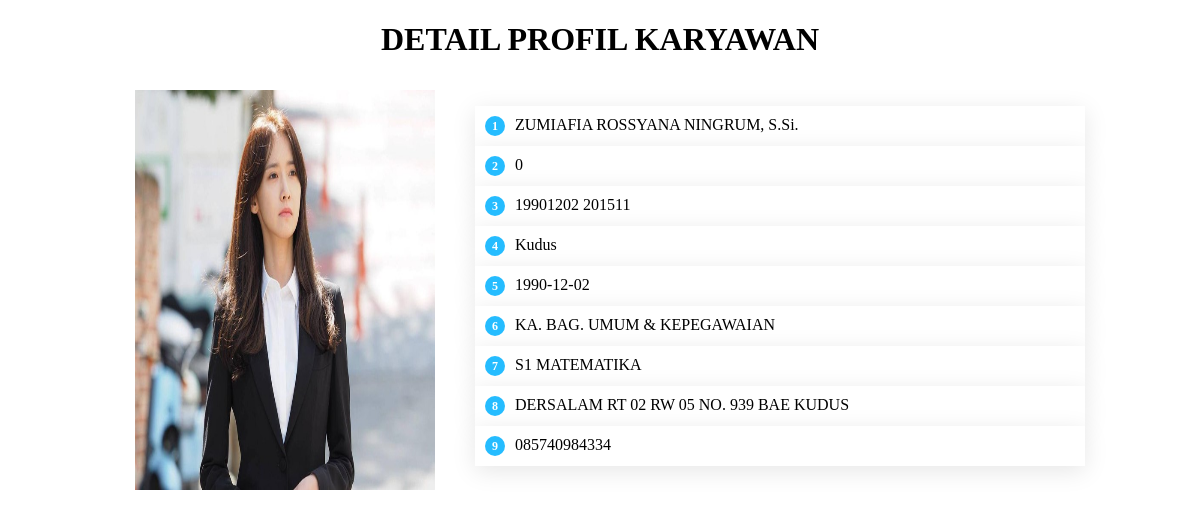
Screenshot of /detail_karyawan.php?id=12 with the database file from the repository.
### tables this page shows
CREATE TABLE IF NOT EXISTS `tb_karyawan` (
`id` int(255) NOT NULL,
  `nama` varchar(255) NOT NULL,
  `nidn` varchar(255) NOT NULL,
  `nik` varchar(255) NOT NULL,
  `tempat_lahir` varchar(255) NOT NULL,
  `tanggal_lahir` date NOT NULL,
  `jabatan` varchar(255) NOT NULL,
  `pendidikan` varchar(255) NOT NULL,
  `alamat` varchar(255) NOT NULL,
  `nomor_telp` varchar(255) NOT NULL,
  `img` varchar(255) DEFAULT NULL
);

### fpegawai.php (called while the page is built, shortened)
<?php
$conn = mysqli_connect("localhost", "root", "", "bau");
function query($query)
{
    global $conn;
    $result = mysqli_query($conn, $query);
    $rows = array();
    while ($row = mysqli_fetch_assoc($result)) {
        $rows[] = $row;
    }
    return $rows;
}

### detail_karyawan.php (the view, shortened to what this page needs)
<?php
require 'fpegawai.php';
$id = $_GET["id"];
$value = query("SELECT * FROM tb_karyawan WHERE id=$id");
?>
<!DOCTYPE html>
<html lang="en">
<head>
    <link rel="stylesheet" href="dk.css">
</head>
<body>
    <h1 style="text-align: center;">DETAIL PROFIL KARYAWAN</h1>
    <div class="container">
        <div class="left">
            <img src="imgkaryawan/<?= $value[0]["img"] ?>" alt="<?php echo $value[0]["img"] ?>" width="300" height="400">
        </div>
        <div class="right">
            <ul style="position: relative;
background: #fff;">
                <div id="li">
                    <li> <span>1</span><?php echo $value[0]["nama"] ?> </li>
                    <li> <span>2</span><?php echo $value[0]["nidn"] ?> </li>
                    <li> <span>3</span><?php echo $value[0]["nik"] ?> </li>
                    <li> <span>4</span><?php echo $value[0]["tempat_lahir"] ?> </li>
                    <li> <span>5</span><?php echo $value[0]["tanggal_lahir"] ?> </li>
                    <li> <span>6</span><?php echo $value[0]["jabatan"] ?> </li>
                    <li> <span>7</span><?php echo $value[0]["pendidikan"] ?> </li>
                    <li> <span>8</span><?php echo $value[0]["alamat"] ?></li>
                    <li> <span>9</span><?php echo $value[0]["nomor_telp"] ?> </li>
                </div>
            </ul>
        </div>
    </div>
</body>
</html>

### dk.css (style rules this page uses)
.container { width: 950px; box-sizing: border-box; display: grid; grid-template-areas: "gambar detail" "gambar detail"; grid-template-columns: 1fr 12fr; margin: auto; padding: 10px; }
.right { grid-area: detail; line-height: normal; word-wrap: break-word; text-align: justify; }
ul li { list-style: none; padding: 10px; width: 100%; background: #fff; box-shadow: 0 5px 25px rgba(0, 0, 0, .1); transition: transform 0.5s; }
ul li span { width: 20px; height: 20px; text-align: center; line-height: 20px; background: #25bcff; color: #fff; display: inline-block; border-radius:50% ; margin-right: 10px; font-size: 12px; font-weight: 600; }
.left { grid-area: gambar; }

### rows the page displays
tb_karyawan: img (picture), nama "ZUMIAFIA ROSSYANA NINGRUM, S.Si.", nidn "0", nik "19901202 201511", tempat_lahir "Kudus", tanggal_lahir "1990-12-02", jabatan "KA. BAG. UMUM & KEPEGAWAIAN", pendidikan "S1 MATEMATIKA", alamat "DERSALAM RT 02 RW 05 NO. 939 BAE KUDUS", nomor_telp "085740984334"
